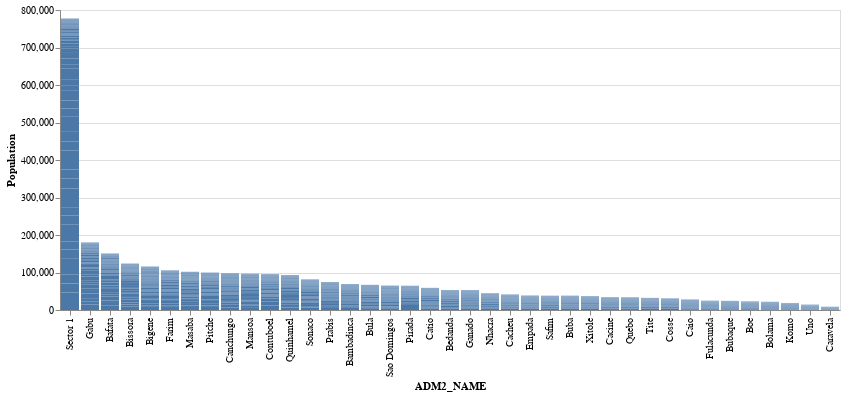

The code cell stored with this chart in its notebook:
### Markdown cell above
---
### Plot and Sort Data

##### Sort Quantitative (Q) Data

### Code cell
bar_1.encode(y=alt.Y('Population:Q'), 
             x=alt.X('ADM2_NAME:N', sort=alt.EncodingSortField('Population', op='sum', order='descending')))

### Figure 1 — Vega-Lite specification as saved in the notebook (floating-point values rounded to 4 significant figures; data arrays with more than 128 entries replaced by an {"elided": "..."} marker saying what was removed)
{"config": {"view": {"continuousWidth": 400, "continuousHeight": 300}}, "data": {"name": "data-012518cc40f1a114cae5821882679261"}, "mark": "bar", "encoding": {"x": {"type": "nominal", "field": "ADM2_NAME", "sort": {"field": "Population", "op": "sum", "order": "descending"}}, "y": {"type": "quantitative", "field": "Population"}}, "$schema": "https://vega.github.io/schema/vega-lite/v4.8.1.json", "datasets": {"data-012518cc40f1a114cae5821882679261": {"elided": "2574 records"}}}
